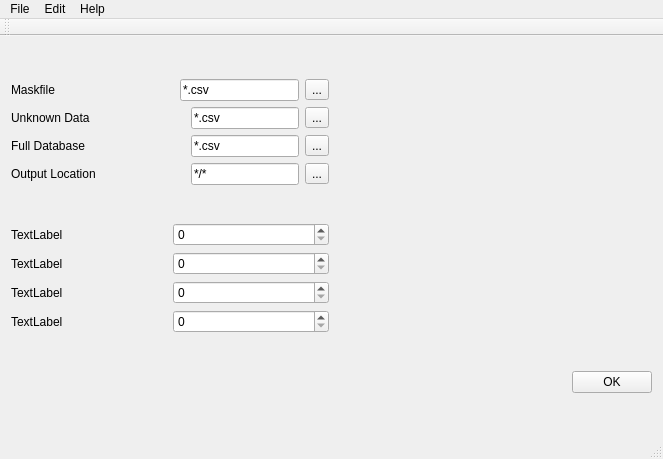
<?xml version="1.0" encoding="UTF-8"?>
<ui version="4.0">
 <class>GuiTest</class>
 <widget class="QMainWindow" name="GuiTest">
  <property name="geometry">
   <rect>
    <x>0</x>
    <y>0</y>
    <width>663</width>
    <height>459</height>
   </rect>
  </property>
  <property name="windowTitle">
   <string>GuiTest</string>
  </property>
  <widget class="QWidget" name="centralWidget">
   <layout class="QGridLayout" name="gridLayout">
    <item row="1" column="0">
     <layout class="QHBoxLayout" name="horizontalLayout_6">
      <item>
       <layout class="QVBoxLayout" name="verticalLayout_3">
        <item>
         <widget class="QLabel" name="label_5">
          <property name="text">
           <string>TextLabel</string>
          </property>
         </widget>
        </item>
        <item>
         <widget class="QLabel" name="label_6">
          <property name="text">
           <string>TextLabel</string>
          </property>
         </widget>
        </item>
        <item>
         <widget class="QLabel" name="label_7">
          <property name="text">
           <string>TextLabel</string>
          </property>
         </widget>
        </item>
        <item>
         <widget class="QLabel" name="label_8">
          <property name="text">
           <string>TextLabel</string>
          </property>
         </widget>
        </item>
       </layout>
      </item>
      <item>
       <layout class="QVBoxLayout" name="verticalLayout_2">
        <item>
         <widget class="QSpinBox" name="spinBox">
          <property name="maximum">
           <number>1000</number>
          </property>
         </widget>
        </item>
        <item>
         <widget class="QSpinBox" name="spinBox_4">
          <property name="maximum">
           <number>1000</number>
          </property>
         </widget>
        </item>
        <item>
         <widget class="QSpinBox" name="spinBox_3">
          <property name="maximum">
           <number>1000</number>
          </property>
         </widget>
        </item>
        <item>
         <widget class="QSpinBox" name="spinBox_2">
          <property name="maximum">
           <number>1000</number>
          </property>
         </widget>
        </item>
       </layout>
      </item>
     </layout>
    </item>
    <item row="2" column="1">
     <layout class="QHBoxLayout" name="horizontalLayout_5">
      <item>
       <spacer name="horizontalSpacer_5">
        <property name="orientation">
         <enum>Qt::Horizontal</enum>
        </property>
        <property name="sizeHint" stdset="0">
         <size>
          <width>40</width>
          <height>20</height>
         </size>
        </property>
       </spacer>
      </item>
      <item>
       <widget class="QPushButton" name="pushButton">
        <property name="mouseTracking">
         <bool>false</bool>
        </property>
        <property name="text">
         <string>OK</string>
        </property>
       </widget>
      </item>
     </layout>
    </item>
    <item row="0" column="0">
     <layout class="QVBoxLayout" name="verticalLayout">
      <item>
       <layout class="QHBoxLayout" name="horizontalLayout_3">
        <item>
         <widget class="QLabel" name="label_3">
          <property name="text">
           <string>Maskfile</string>
          </property>
         </widget>
        </item>
        <item>
         <spacer name="horizontalSpacer">
          <property name="orientation">
           <enum>Qt::Horizontal</enum>
          </property>
          <property name="sizeHint" stdset="0">
           <size>
            <width>40</width>
            <height>20</height>
           </size>
          </property>
         </spacer>
        </item>
        <item>
         <widget class="QLineEdit" name="lineEdit">
          <property name="text">
           <string extracomment="Make this change whenever a new file is selected">*.csv</string>
          </property>
          <property name="readOnly">
           <bool>true</bool>
          </property>
         </widget>
        </item>
        <item>
         <widget class="QToolButton" name="toolButton">
          <property name="text">
           <string>...</string>
          </property>
         </widget>
        </item>
       </layout>
      </item>
      <item>
       <layout class="QHBoxLayout" name="horizontalLayout">
        <item>
         <widget class="QLabel" name="label">
          <property name="text">
           <string>Unknown Data</string>
          </property>
         </widget>
        </item>
        <item>
         <spacer name="horizontalSpacer_3">
          <property name="orientation">
           <enum>Qt::Horizontal</enum>
          </property>
          <property name="sizeHint" stdset="0">
           <size>
            <width>40</width>
            <height>20</height>
           </size>
          </property>
         </spacer>
        </item>
        <item>
         <widget class="QLineEdit" name="lineEdit_2">
          <property name="text">
           <string extracomment="Make this change whenever a new file is selected">*.csv</string>
          </property>
          <property name="readOnly">
           <bool>true</bool>
          </property>
         </widget>
        </item>
        <item>
         <widget class="QToolButton" name="toolButton_2">
          <property name="text">
           <string>...</string>
          </property>
         </widget>
        </item>
       </layout>
      </item>
      <item>
       <layout class="QHBoxLayout" name="horizontalLayout_2">
        <item>
         <widget class="QLabel" name="label_2">
          <property name="text">
           <string>Full Database</string>
          </property>
         </widget>
        </item>
        <item>
         <spacer name="horizontalSpacer_4">
          <property name="orientation">
           <enum>Qt::Horizontal</enum>
          </property>
          <property name="sizeHint" stdset="0">
           <size>
            <width>40</width>
            <height>20</height>
           </size>
          </property>
         </spacer>
        </item>
        <item>
         <widget class="QLineEdit" name="lineEdit_3">
          <property name="text">
           <string extracomment="Make this change whenever a new file is selected">*.csv</string>
          </property>
          <property name="readOnly">
           <bool>true</bool>
          </property>
         </widget>
        </item>
        <item>
         <widget class="QToolButton" name="toolButton_3">
          <property name="text">
           <string>...</string>
          </property>
         </widget>
        </item>
       </layout>
      </item>
      <item>
       <layout class="QHBoxLayout" name="horizontalLayout_4">
        <item>
         <widget class="QLabel" name="label_4">
          <property name="text">
           <string>Output Location</string>
          </property>
         </widget>
        </item>
        <item>
         <spacer name="horizontalSpacer_2">
          <property name="orientation">
           <enum>Qt::Horizontal</enum>
          </property>
          <property name="sizeHint" stdset="0">
           <size>
            <width>40</width>
            <height>20</height>
           </size>
          </property>
         </spacer>
        </item>
        <item>
         <widget class="QLineEdit" name="lineEdit_4">
          <property name="text">
           <string extracomment="Make this change whenever a new folder is selected">*/*</string>
          </property>
          <property name="readOnly">
           <bool>true</bool>
          </property>
         </widget>
        </item>
        <item>
         <widget class="QToolButton" name="toolButton_4">
          <property name="text">
           <string>...</string>
          </property>
         </widget>
        </item>
       </layout>
      </item>
     </layout>
    </item>
   </layout>
  </widget>
  <widget class="QMenuBar" name="menuBar">
   <property name="geometry">
    <rect>
     <x>0</x>
     <y>0</y>
     <width>663</width>
     <height>21</height>
    </rect>
   </property>
   <widget class="QMenu" name="menuFile">
    <property name="title">
     <string>File</string>
    </property>
    <addaction name="actionNew"/>
    <addaction name="actionOpen"/>
    <addaction name="actionSave_Session_2"/>
    <addaction name="separator"/>
    <addaction name="actionExit"/>
   </widget>
   <widget class="QMenu" name="menuHelp">
    <property name="title">
     <string>Help</string>
    </property>
    <addaction name="actionAbout"/>
    <addaction name="actionIndex"/>
    <addaction name="actionContext_Help"/>
    <addaction name="separator"/>
    <addaction name="actionReport_Bug"/>
    <addaction name="actionAbout_Qt_Creator"/>
   </widget>
   <widget class="QMenu" name="menuEdit">
    <property name="title">
     <string>Edit</string>
    </property>
   </widget>
   <addaction name="menuFile"/>
   <addaction name="menuEdit"/>
   <addaction name="menuHelp"/>
  </widget>
  <widget class="QToolBar" name="mainToolBar">
   <attribute name="toolBarArea">
    <enum>TopToolBarArea</enum>
   </attribute>
   <attribute name="toolBarBreak">
    <bool>false</bool>
   </attribute>
  </widget>
  <widget class="QStatusBar" name="statusBar"/>
  <action name="actionNew">
   <property name="text">
    <string>New...</string>
   </property>
  </action>
  <action name="actionOpen">
   <property name="text">
    <string>Open...</string>
   </property>
  </action>
  <action name="actionExit">
   <property name="text">
    <string>Exit</string>
   </property>
  </action>
  <action name="actionAbout">
   <property name="text">
    <string>Contents</string>
   </property>
  </action>
  <action name="actionIndex">
   <property name="text">
    <string>Index</string>
   </property>
  </action>
  <action name="actionContext_Help">
   <property name="text">
    <string>Context Help</string>
   </property>
  </action>
  <action name="actionReport_Bug">
   <property name="text">
    <string>Report Bug...</string>
   </property>
  </action>
  <action name="actionAbout_Qt_Creator">
   <property name="text">
    <string>About Qt Creator</string>
   </property>
  </action>
  <action name="actionSave_Session">
   <property name="text">
    <string>Save Session</string>
   </property>
  </action>
  <action name="actionSave_Session_2">
   <property name="text">
    <string>Save Session...</string>
   </property>
  </action>
 </widget>
 <layoutdefault spacing="6" margin="11"/>
 <resources/>
 <connections/>
</ui>
